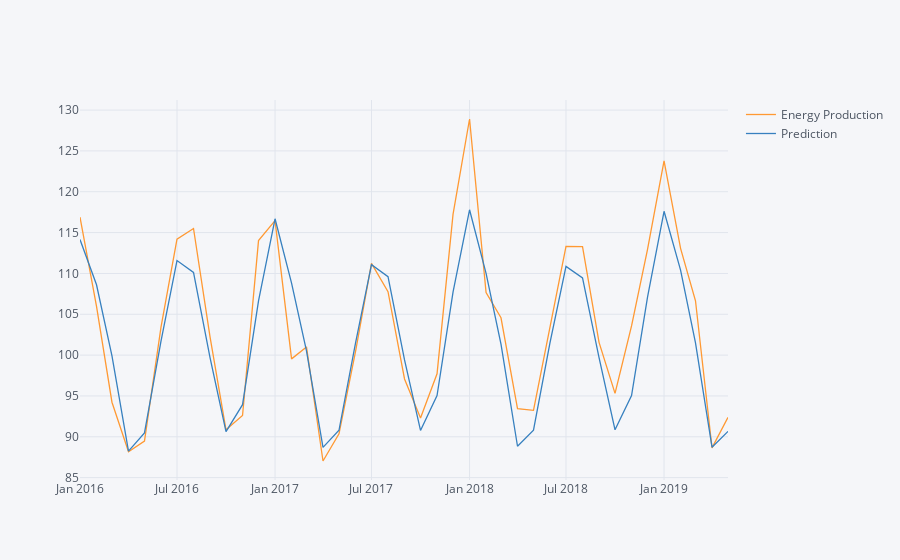

Write notebook code for a chart like this one.
### Code cell
pd.concat([test, future_forecast], axis=1).iplot()
